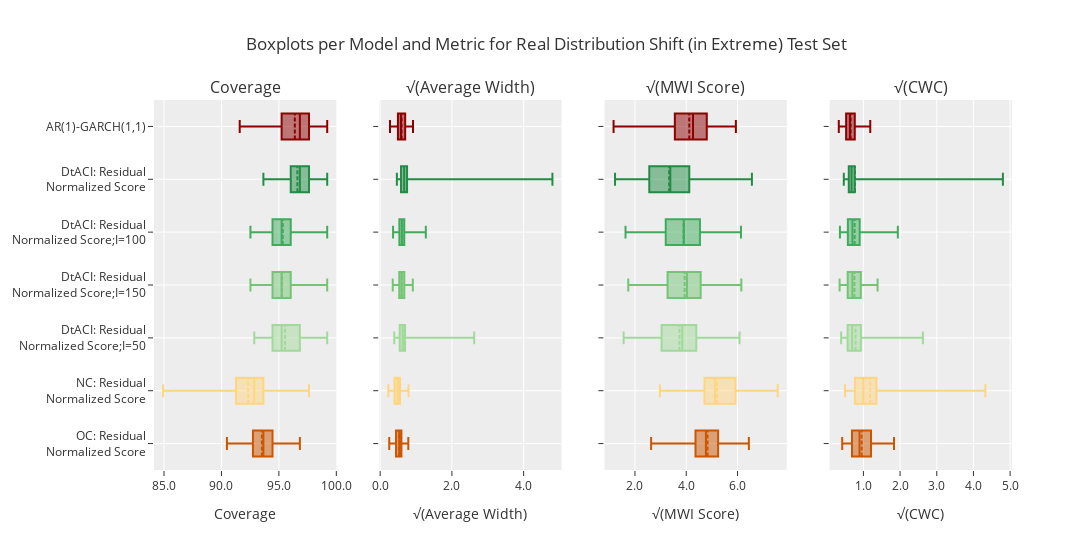

Write notebook code for a chart like this one.
### Code cell
create_boxplots("Real Distribution Shift (in Extreme)")
